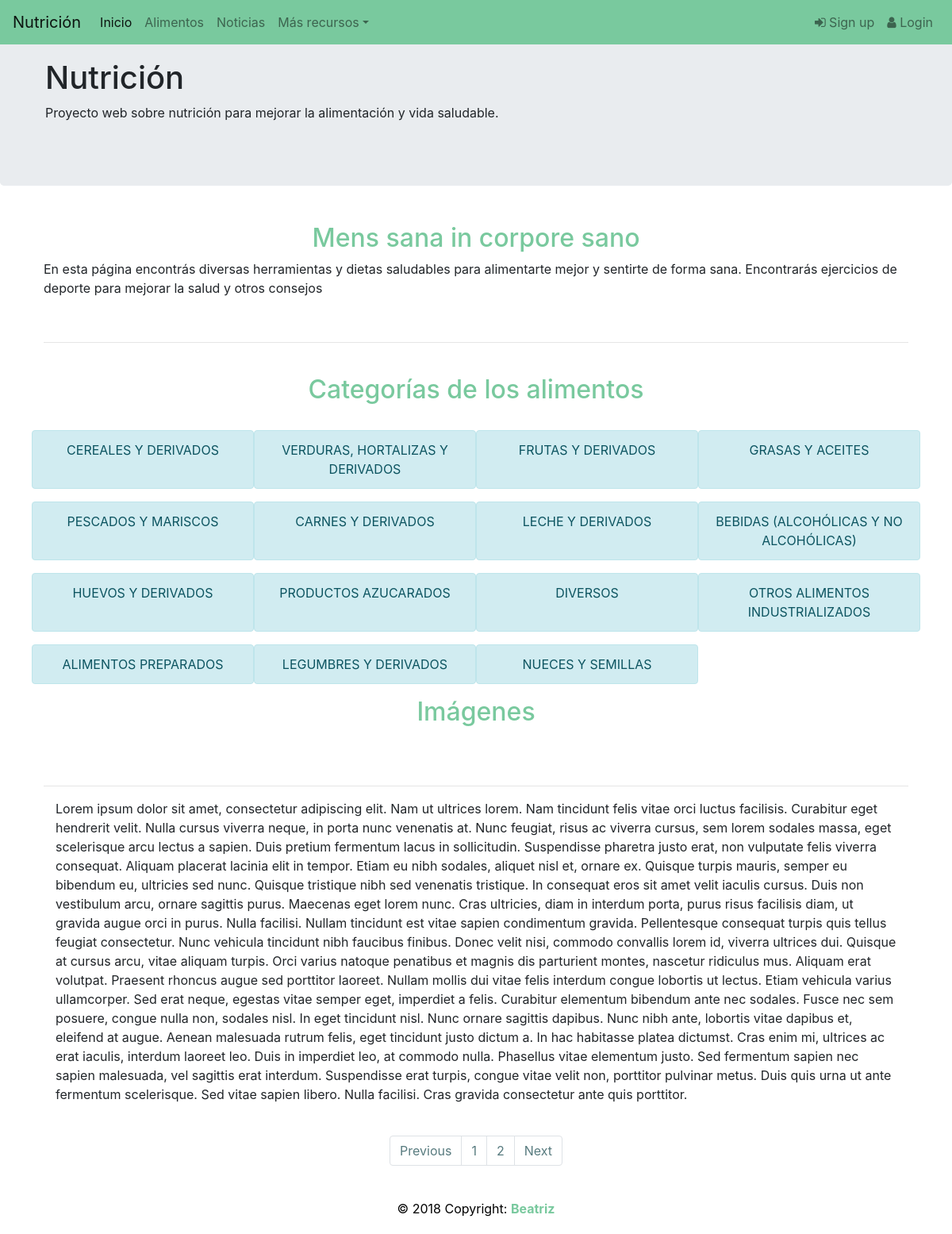
The page / on the database its author committed.
### tables this page shows
CREATE TABLE `categoria` (
  `idCategoria` int(11) NOT NULL,
  `nombreCat` varchar(40) NOT NULL
);

### index.php (the view, shortened to what this page needs)
<?php
		include_once 'libs/conexion.php';
    $sql_leer = 'SELECT * FROM categoria';
    $gsent = $pdo -> prepare($sql_leer);
    $gsent->execute();
    $resultado = $gsent->fetchAll();
?>
<!DOCTYPE html>
<html>
<head>
    <link rel="stylesheet" type="text/css" media="screen" href="css/style.css" />
	<link rel="stylesheet" href="https://maxcdn.bootstrapcdn.com/bootstrap/4.1.3/css/bootstrap.min.css">
	<link href="//maxcdn.bootstrapcdn.com/font-awesome/4.7.0/css/font-awesome.min.css" rel="stylesheet">
</head>
<body>
    <?php
			if(isset($_SESSION['usuario'])):
				require_once "libs/navbarLogueado.php";
			else:
				require_once "libs/navbar.php";
			endif;
    ?>
  	<div class="jumbotron">
  	<div class="container">
	    <h1>Nutrición</h1>
	    <p>Proyecto web sobre nutrición para mejorar la alimentación y vida saludable.</p>
	  	</div>
	</div>
    <header>
	</header>
		<div class="container mx-auto">
		<main id="centerMain">
			<h2 class="titulo col-12 text-center">Mens sana in corpore sano</h2>
			<p>En esta página encontrás diversas herramientas y dietas saludables para alimentarte mejor y sentirte de forma sana.
			Encontrarás ejercicios de deporte para mejorar la salud y otros consejos </p>
			<br>
			<hr>
			<br>
	    <div class="row">
	      <div class="col-lg-12 text-center">
	        <h2 class="titulo">Categorías de los alimentos</h2>
	        <br />
	      </div>
	        <?php foreach ($resultado as $dato) :  ?>
            <div class=" alert alert-info col-lg-3 col-md-4 col-xs-6 text-center text-uppercase">
            <div>
            <?php echo $dato['nombreCat']."<br>" ?>
            </div>
            </div>
            <?php endforeach ?>
          <br>
	      <br>
          <div class="col-lg-12 text-center">
	        <h2 class="titulo">Imágenes</h2>
	        <br />
	      </div>
	      <div class="col-lg-3 col-md-4 col-xs-6">
	      </div>
	      <div class="col-lg-3 col-md-4 col-xs-6">
	      </div>
	      <div class="col-lg-3 col-md-4 col-xs-6">
	      </div>
	      <div class="col-lg-3 col-md-4 col-xs-6">
	      </div>
	    </div>
	    <br>
	    <hr>
    	<div class="col-12 col-md-8 col-lg-12">
			<p>
			Lorem ipsum dolor sit amet, consectetur adipiscing elit. Nam ut ultrices lorem. Nam tincidunt felis vitae orci luctus facilisis. Curabitur eget hendrerit velit. Nulla cursus viverra neque, in porta nunc venenatis at. Nunc feugiat, risus ac viverra cursus, sem lorem sodales massa, eget scelerisque arcu lectus a sapien. Duis pretium fermentum lacus in sollicitudin. Suspendisse pharetra justo erat, non vulputate felis viverra consequat. Aliquam placerat lacinia elit in tempor.
			Etiam eu nibh sodales, aliquet nisl et, ornare ex. Quisque turpis mauris, semper eu bibendum eu, ultricies sed nunc. Quisque tristique nibh sed venenatis tristique. In consequat eros sit amet velit iaculis cursus. Duis non vestibulum arcu, ornare sagittis purus. Maecenas eget lorem nunc. Cras ultricies, diam in interdum porta, purus risus facilisis diam, ut gravida augue orci in purus. Nulla facilisi. Nullam tincidunt est vitae sapien condimentum gravida.
			Pellentesque consequat turpis quis tellus feugiat consectetur. Nunc vehicula tincidunt nibh faucibus finibus. Donec velit nisi, commodo convallis lorem id, viverra ultrices dui. Quisque at cursus arcu, vitae aliquam turpis. Orci varius natoque penatibus et magnis dis parturient montes, nascetur ridiculus mus. Aliquam erat volutpat. Praesent rhoncus augue sed porttitor laoreet. Nullam mollis dui vitae felis interdum congue lobortis ut lectus. Etiam vehicula varius ullamcorper.
			Sed erat neque, egestas vitae semper eget, imperdiet a felis. Curabitur elementum bibendum ante nec sodales. Fusce nec sem posuere, congue nulla non, sodales nisl. In eget tincidunt nisl. Nunc ornare sagittis dapibus. Nunc nibh ante, lobortis vitae dapibus et, eleifend at augue. Aenean malesuada rutrum felis, eget tincidunt justo dictum a.
			In hac habitasse platea dictumst. Cras enim mi, ultrices ac erat iaculis, interdum laoreet leo. Duis in imperdiet leo, at commodo nulla. Phasellus vitae elementum justo. Sed fermentum sapien nec sapien malesuada, vel sagittis erat interdum. Suspendisse erat turpis, congue vitae velit non, porttitor pulvinar metus. Duis quis urna ut ante fermentum scelerisque. Sed vitae sapien libero. Nulla facilisi. Cras gravida consectetur ante quis porttitor. </p>
			</div>
			<br>
			<ul class="pagination justify-content-center">
		    <li class="page-item"><a class="page-link" href="#">Previous</a></li>
		    <li class="page-item"><a class="page-link" href="#">1</a></li>
		    <li class="page-item"><a class="page-link" href="#">2</a></li>
		    <li class="page-item"><a class="page-link" href="#">Next</a></li>
		  </ul>
		</main>
		<footer class="page-footer font-small blue">
		  <div class="footer text-center py-3">© 2018 Copyright:
		    <a href="https://github.com/BeatrizPR"> Beatriz</a>
		  </div>
		</footer>
	</div>
</body>
</html>

### libs/navbar.php (shortened to what this page needs)
<nav class="navbar navbar-expand-md navbar-light bg-light fixed-top" role="navigation">
		<a class="navbar-brand" href="index.php">Nutrición</a>
	  	<div class="collapse navbar-collapse" id="exCollapsingNavbar">
        <ul class="navbar-nav mr-auto">
        	<li class="nav-item active">
            	<a class="nav-link" href="index.php">Inicio <span class="sr-only">(current)</span></a>
	        </li>
	        <li class="nav-item">
	        	<a class="nav-link" href="alimentos.php">Alimentos</a>
	        </li>
	        <li class="nav-item">
	        	<a class="nav-link" href="#">Noticias</a>
	        </li>
          	<li class="nav-item dropdown">
            	<a class="nav-link dropdown-toggle" href="#" id="dropdown04" data-toggle="dropdown" aria-haspopup="true" aria-expanded="false">Más recursos</a>
          	</li>
        </ul>
        <ul class="nav navbar-nav flex-row justify-content-between ml-auto">
            <li class="nav-item order-2 order-md-1"><a href="registro.php" class="nav-link" title="settings"><i class="fa fa-sign-in"> </i> Sign up </a></li>
			<li class="nav-item order-1 order-md-1"><a href="libs/form-login.php" class="nav-link" title="login"><i class="fa fa-user"> </i> Login </a></li>
        </ul>
        </div>
	</nav>

### css/style.css (style rules this page uses)
* { margin: 0px; padding: 0px; }
.container { margin: 10px !important; }
header, footer { height:50px; }
nav.navbar { background-color: #79c99e !important; color: #394032 !important; margin-bottom:0% !important; }
.titulo { color: #79c99e; }
#centerMain { margin-top:-5%; }
main { padding:10px; position: relative; }
.page-link { color: #587b7f !important; }
.footer { position: relative; left: 0; bottom: 0; width: 100%; color: black; text-align: center; }
.footer a { color: #79c99e; font-weight: bold; }

### rows shown on the page
categoria: nombreCat "CEREALES Y DERIVADOS"
categoria: nombreCat "VERDURAS, HORTALIZAS Y DERIVADOS"
categoria: nombreCat "FRUTAS Y DERIVADOS"
categoria: nombreCat "GRASAS Y ACEITES"
categoria: nombreCat "PESCADOS Y MARISCOS"
categoria: nombreCat "CARNES Y DERIVADOS"
categoria: nombreCat "LECHE Y DERIVADOS"
categoria: nombreCat "BEBIDAS (ALCOHÓLICAS Y NO ALCOHÓLICAS)"
categoria: nombreCat "HUEVOS Y DERIVADOS"
categoria: nombreCat "PRODUCTOS AZUCARADOS"
categoria: nombreCat "DIVERSOS"
categoria: nombreCat "OTROS ALIMENTOS INDUSTRIALIZADOS"
categoria: nombreCat "ALIMENTOS PREPARADOS"
categoria: nombreCat "LEGUMBRES Y DERIVADOS"
categoria: nombreCat "NUECES Y SEMILLAS"
